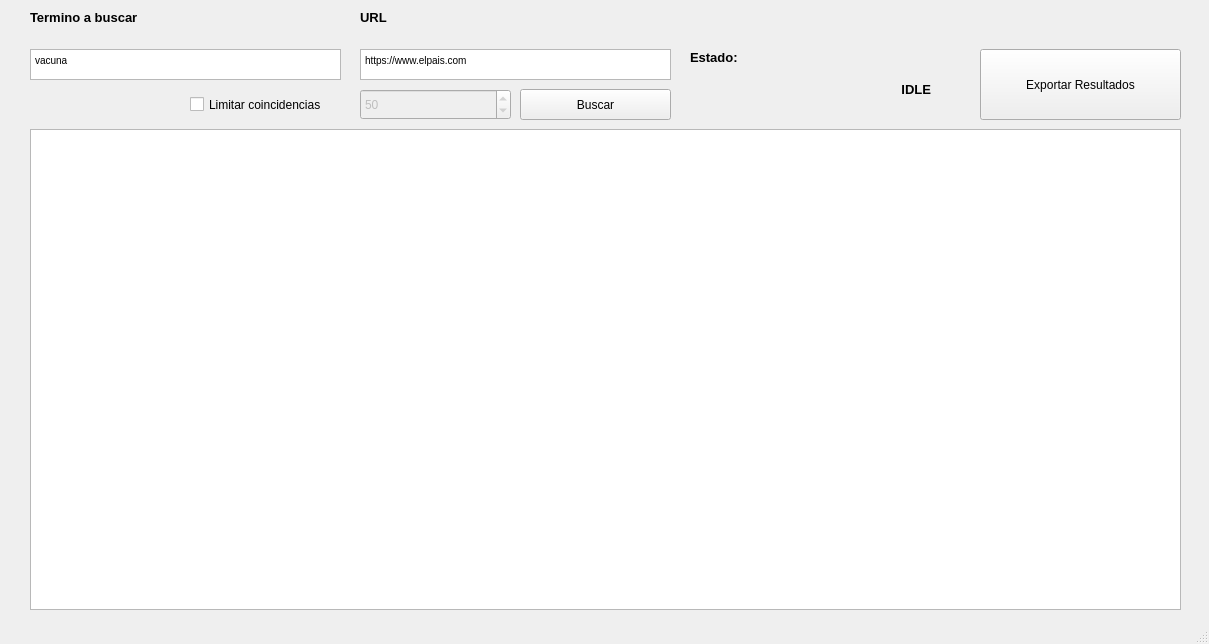
<?xml version="1.0" encoding="UTF-8"?>
<ui version="4.0">
 <class>InterfazCrawling</class>
 <widget class="QMainWindow" name="InterfazCrawling">
  <property name="enabled">
   <bool>true</bool>
  </property>
  <property name="geometry">
   <rect>
    <x>0</x>
    <y>0</y>
    <width>1209</width>
    <height>644</height>
   </rect>
  </property>
  <property name="sizePolicy">
   <sizepolicy hsizetype="Preferred" vsizetype="Preferred">
    <horstretch>0</horstretch>
    <verstretch>0</verstretch>
   </sizepolicy>
  </property>
  <property name="windowTitle">
   <string>Crawler</string>
  </property>
  <property name="autoFillBackground">
   <bool>false</bool>
  </property>
  <widget class="QWidget" name="centralwidget">
   <layout class="QHBoxLayout" name="horizontalLayout">
    <property name="spacing">
     <number>6</number>
    </property>
    <property name="leftMargin">
     <number>0</number>
    </property>
    <property name="topMargin">
     <number>9</number>
    </property>
    <property name="rightMargin">
     <number>0</number>
    </property>
    <property name="bottomMargin">
     <number>0</number>
    </property>
    <item>
     <widget class="QWidget" name="widget" native="true">
      <widget class="QPushButton" name="pBBuscar">
       <property name="geometry">
        <rect>
         <x>520</x>
         <y>80</y>
         <width>151</width>
         <height>31</height>
        </rect>
       </property>
       <property name="text">
        <string>Buscar</string>
       </property>
      </widget>
      <widget class="QTextEdit" name="tEURLPagina">
       <property name="geometry">
        <rect>
         <x>360</x>
         <y>40</y>
         <width>311</width>
         <height>31</height>
        </rect>
       </property>
       <property name="font">
        <font>
         <weight>50</weight>
         <bold>false</bold>
        </font>
       </property>
       <property name="html">
        <string>&lt;!DOCTYPE HTML PUBLIC &quot;-//W3C//DTD HTML 4.0//EN&quot; &quot;http://www.w3.org/TR/REC-html40/strict.dtd&quot;&gt;
&lt;html&gt;&lt;head&gt;&lt;meta name=&quot;qrichtext&quot; content=&quot;1&quot; /&gt;&lt;style type=&quot;text/css&quot;&gt;
p, li { white-space: pre-wrap; }
&lt;/style&gt;&lt;/head&gt;&lt;body style=&quot; font-family:'MS Shell Dlg 2'; font-size:7.8pt; font-weight:400; font-style:normal;&quot;&gt;
&lt;p style=&quot; margin-top:0px; margin-bottom:0px; margin-left:0px; margin-right:0px; -qt-block-indent:0; text-indent:0px;&quot;&gt;https://www.elpais.com&lt;/p&gt;&lt;/body&gt;&lt;/html&gt;</string>
       </property>
      </widget>
      <widget class="QTextEdit" name="tETermino">
       <property name="geometry">
        <rect>
         <x>30</x>
         <y>40</y>
         <width>311</width>
         <height>31</height>
        </rect>
       </property>
       <property name="font">
        <font>
         <weight>50</weight>
         <bold>false</bold>
        </font>
       </property>
       <property name="html">
        <string>&lt;!DOCTYPE HTML PUBLIC &quot;-//W3C//DTD HTML 4.0//EN&quot; &quot;http://www.w3.org/TR/REC-html40/strict.dtd&quot;&gt;
&lt;html&gt;&lt;head&gt;&lt;meta name=&quot;qrichtext&quot; content=&quot;1&quot; /&gt;&lt;style type=&quot;text/css&quot;&gt;
p, li { white-space: pre-wrap; }
&lt;/style&gt;&lt;/head&gt;&lt;body style=&quot; font-family:'MS Shell Dlg 2'; font-size:7.8pt; font-weight:400; font-style:normal;&quot;&gt;
&lt;p style=&quot; margin-top:0px; margin-bottom:0px; margin-left:0px; margin-right:0px; -qt-block-indent:0; text-indent:0px;&quot;&gt;vacuna&lt;/p&gt;&lt;/body&gt;&lt;/html&gt;</string>
       </property>
      </widget>
      <widget class="QLabel" name="lURL">
       <property name="geometry">
        <rect>
         <x>360</x>
         <y>0</y>
         <width>321</width>
         <height>17</height>
        </rect>
       </property>
       <property name="font">
        <font>
         <family>Segoe UI</family>
         <pointsize>10</pointsize>
         <weight>75</weight>
         <bold>true</bold>
        </font>
       </property>
       <property name="autoFillBackground">
        <bool>false</bool>
       </property>
       <property name="text">
        <string>URL</string>
       </property>
       <property name="alignment">
        <set>Qt::AlignLeading|Qt::AlignLeft|Qt::AlignVCenter</set>
       </property>
      </widget>
      <widget class="QLabel" name="lTermino">
       <property name="geometry">
        <rect>
         <x>30</x>
         <y>0</y>
         <width>241</width>
         <height>17</height>
        </rect>
       </property>
       <property name="font">
        <font>
         <family>Segoe UI</family>
         <pointsize>10</pointsize>
         <weight>75</weight>
         <bold>true</bold>
        </font>
       </property>
       <property name="autoFillBackground">
        <bool>false</bool>
       </property>
       <property name="text">
        <string>Termino a buscar</string>
       </property>
       <property name="alignment">
        <set>Qt::AlignLeading|Qt::AlignLeft|Qt::AlignVCenter</set>
       </property>
      </widget>
      <widget class="QTableView" name="tVResultado">
       <property name="geometry">
        <rect>
         <x>30</x>
         <y>120</y>
         <width>1151</width>
         <height>481</height>
        </rect>
       </property>
       <property name="showGrid">
        <bool>false</bool>
       </property>
       <property name="gridStyle">
        <enum>Qt::DashLine</enum>
       </property>
      </widget>
      <widget class="QPushButton" name="pBExportar">
       <property name="geometry">
        <rect>
         <x>980</x>
         <y>40</y>
         <width>201</width>
         <height>71</height>
        </rect>
       </property>
       <property name="text">
        <string>Exportar Resultados</string>
       </property>
      </widget>
      <widget class="QSpinBox" name="sBCoincidencias">
       <property name="enabled">
        <bool>false</bool>
       </property>
       <property name="geometry">
        <rect>
         <x>360</x>
         <y>80</y>
         <width>151</width>
         <height>31</height>
        </rect>
       </property>
       <property name="minimum">
        <number>1</number>
       </property>
       <property name="maximum">
        <number>1000</number>
       </property>
       <property name="value">
        <number>50</number>
       </property>
      </widget>
      <widget class="QCheckBox" name="cBLimitarCoincidencias">
       <property name="geometry">
        <rect>
         <x>190</x>
         <y>80</y>
         <width>151</width>
         <height>31</height>
        </rect>
       </property>
       <property name="text">
        <string>Limitar coincidencias</string>
       </property>
      </widget>
      <widget class="QLabel" name="lEstado">
       <property name="geometry">
        <rect>
         <x>690</x>
         <y>40</y>
         <width>101</width>
         <height>17</height>
        </rect>
       </property>
       <property name="font">
        <font>
         <family>Segoe UI</family>
         <pointsize>10</pointsize>
         <weight>75</weight>
         <bold>true</bold>
        </font>
       </property>
       <property name="autoFillBackground">
        <bool>false</bool>
       </property>
       <property name="text">
        <string>Estado:</string>
       </property>
       <property name="alignment">
        <set>Qt::AlignLeading|Qt::AlignLeft|Qt::AlignVCenter</set>
       </property>
      </widget>
      <widget class="QLabel" name="lEstadoActual">
       <property name="geometry">
        <rect>
         <x>720</x>
         <y>60</y>
         <width>211</width>
         <height>41</height>
        </rect>
       </property>
       <property name="font">
        <font>
         <family>Segoe UI</family>
         <pointsize>10</pointsize>
         <weight>75</weight>
         <bold>true</bold>
        </font>
       </property>
       <property name="autoFillBackground">
        <bool>false</bool>
       </property>
       <property name="text">
        <string>&lt;html&gt;&lt;head/&gt;&lt;body&gt;&lt;p&gt;IDLE&lt;/p&gt;&lt;/body&gt;&lt;/html&gt;</string>
       </property>
       <property name="alignment">
        <set>Qt::AlignRight|Qt::AlignTrailing|Qt::AlignVCenter</set>
       </property>
      </widget>
     </widget>
    </item>
   </layout>
  </widget>
  <widget class="QMenuBar" name="menubar">
   <property name="enabled">
    <bool>true</bool>
   </property>
   <property name="geometry">
    <rect>
     <x>0</x>
     <y>0</y>
     <width>1209</width>
     <height>22</height>
    </rect>
   </property>
   <property name="nativeMenuBar">
    <bool>false</bool>
   </property>
  </widget>
  <widget class="QStatusBar" name="statusbar"/>
 </widget>
 <resources/>
 <connections/>
</ui>
